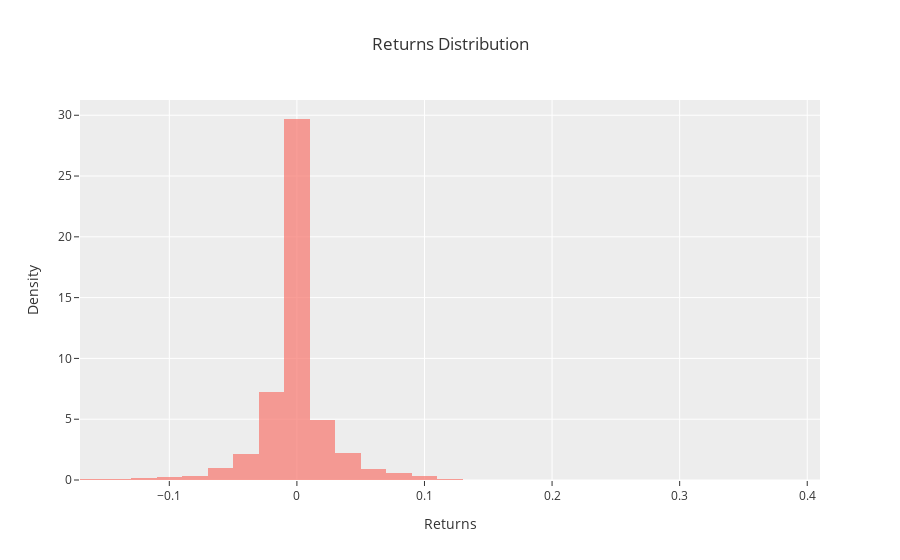

Notebook source saved alongside this figure:
### Code cell
result_linear_trend.plot(what='returns',backend='plotly')

### Figure 1 — Plotly figure (JSON) as saved in the notebook; plotly's stock layout.template omitted (floating-point values rounded to 4 significant figures; data arrays with more than 128 entries replaced by an {"elided": "..."} marker saying what was removed)
{"data": [{"histnorm": "probability density", "name": "BTC", "nbinsx": 50, "opacity": 0.7, "type": "histogram", "x": {"elided": "2558 float values"}}], "layout": {"barmode": "overlay", "title": {"text": "Returns Distribution"}, "xaxis": {"anchor": "y", "domain": [0, 1], "title": {"text": "Returns"}}, "yaxis": {"anchor": "x", "domain": [0, 1], "title": {"text": "Density"}}}}
